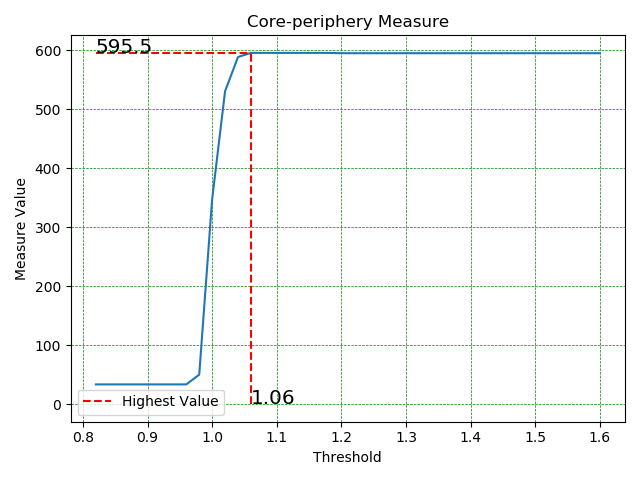
#> input picture 2. 2021年学习/1. 理想化的core-periphery/正常和新冠/1.png, 640 x 480 px, found by its file name
$ python '6. quadtree variance.py'
#> lines starting #> are read from the running program, lines starting #| are printed output that depends on the picture; long printed decimals are rounded
from numpy import array
import cv2
import numpy as np
import matplotlib.pyplot as plt

# Definition for a QuadTree node.
class Node:
    def __init__(self, val, isLeaf, topLeft, topRight, bottomLeft, bottomRight):
        self.val = val
        self.isLeaf = isLeaf
        self.topLeft = topLeft
        self.topRight = topRight
        self.bottomLeft = bottomLeft
        self.bottomRight = bottomRight

class Solution:
    def construct(self, grid, all_grid):
        """
        :type grid: List[List[int]]
        :rtype: Node
        """
        mean, stddv = cv2.meanStdDev(grid)
        root = Node('*', True, None, None, None, None)
        """
        if len(grid) == 1:
            root.isLeaf = True
            root.val = True if stddv <= 0.5 else False
            all_grid.append(grid)  #将只有一个元素的点加进来
        """

        if stddv <= 3:  # 均方差等于零，那么就代表已经分到单个像素级别了，或者stddv <= 0.8, 分到2*2，就不再划分
            root.isLeaf = True
            root.val = True     #或者是直接等于零，分到一个像素位置
            all_grid.append(grid)  #将所有元素像素值都相等的grid添加进来
        else:  # 并非所有值相等
            halfLength = len(grid) // 2  # 使用 // 表示整除
            root.isLeaf = False  # 如果网格中有值不相等，这个节点就不是叶子节点
            # 使用array来完成二维数组的切片
            root.topLeft, tl_all_grid = self.construct(np.array(grid)[:halfLength, :halfLength], all_grid)
            root.topRight, tr_all_grid = self.construct(np.array(grid)[:halfLength, halfLength:], all_grid)
            root.bottomLeft, bl_all_grid = self.construct(np.array(grid)[halfLength:, :halfLength], all_grid)
            root.bottomRight, br_all_grid = self.construct(np.array(grid)[halfLength:, halfLength:], all_grid)

        return root, all_grid

if __name__ == '__main__':

    img = cv2.imread(r"C:\Users\Yan\Desktop\testdata\COVID-19\1.png", 0)
#> img: shape (480, 640); min 0, max 255, mean 247.4
    img1 = cv2.imread(r"C:\Users\Yan\Desktop\COVID-19\COVID-19\COVID-19 (2).png", 0)
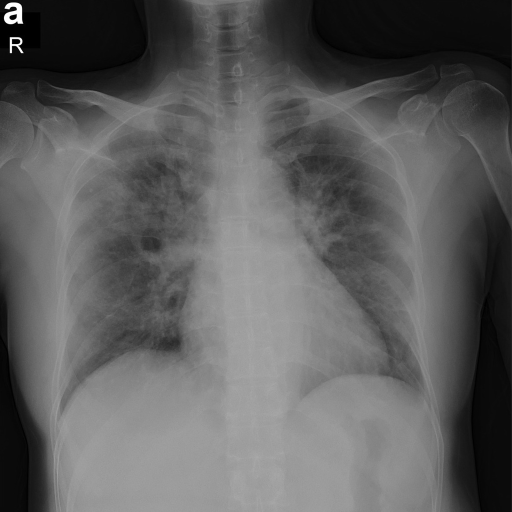
#> input picture 3.2022年学习/FractralDimensionSoftware/COVID-19-c/COVID-19/COVID-19 (2).png, 1024 x 1024 px, found by its file name (shown at 1/2 size)
#> img1 is the input picture: shape (1024, 1024); min 0, max 255, mean 93.8
    #img = cv2.imread(r"C:\Users\Yan\Desktop\128.png", 0)
    plt.imshow(img, "gray")
    plt.show()
    img = cv2.resize(img, (512, 512), interpolation=cv2.INTER_CUBIC) #双新兴差值法对图像进行缩放
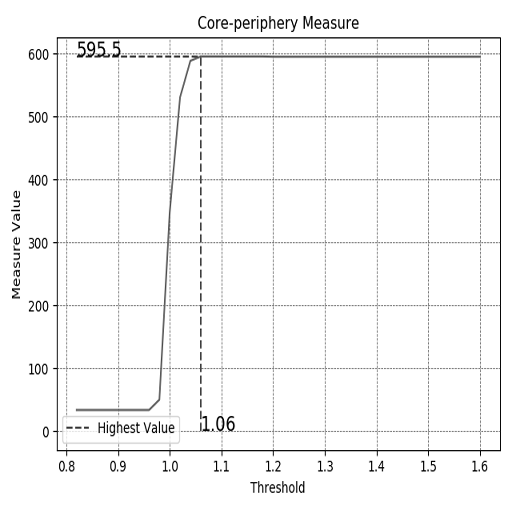
#> img: shape (512, 512); min 0, max 255, mean 247
    #img1 = cv2.resize(img1, (512, 512), interpolation=cv2.INTER_CUBIC) #双新兴差值法对图像进行缩放

    plt.imshow(img, "gray")
    plt.show()
    mean, stddv = cv2.meanStdDev(img)
#> mean = [247]; stddv = [33.64]
    print("stddv:", stddv)
#| stddv: [[33.635]]
    mean1, stddv1 = cv2.meanStdDev(img1)
#> mean1 = [93.83]; stddv1 = [48.79]
    print("stddv1:", stddv1)
#| stddv1: [[48.787]]
    S = Solution()
    all_grid = []
    all_grid1 = []
    root, all_grid = S.construct(img, all_grid)
#> in construct, `mean, stddv = cv2.meanStdDev(grid)`: mean = [247]; stddv = [33.64]
#> in construct, `halfLength = len(grid) // 2`: halfLength = 256
#> in construct (call 2), `mean, stddv = cv2.meanStdDev(grid)`: mean = [245.2]; stddv = [36.66]
#> in construct (call 2), `mean, stddv = cv2.meanStdDev(grid)`:
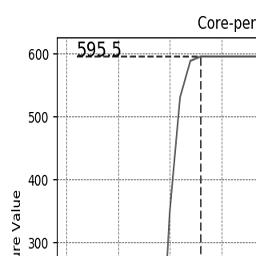
#> grid: shape (256, 256); min 0, max 255, mean 245.2
#> in construct (call 2), `halfLength = len(grid) // 2`: halfLength = 128
#> in construct (call 3), `mean, stddv = cv2.meanStdDev(grid)`: mean = [244.2]; stddv = [41.07]
#> in construct (call 3), `mean, stddv = cv2.meanStdDev(grid)`:
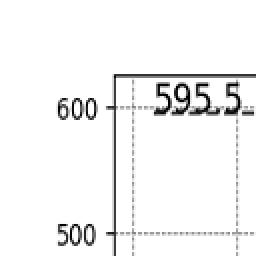
#> grid: shape (128, 128) (shown 2 times larger); min 0, max 255, mean 244.2
#> in construct (call 3), `halfLength = len(grid) // 2`: halfLength = 64
#> in construct (call 4), `mean, stddv = cv2.meanStdDev(grid)`: mean = [247.5]; stddv = [35.73]
#> in construct (call 4), `mean, stddv = cv2.meanStdDev(grid)`:
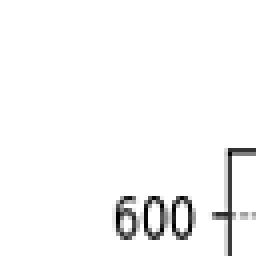
#> grid: shape (64, 64) (shown 4 times larger); min 0, max 255, mean 247.5
#> in construct (call 4), `halfLength = len(grid) // 2`: halfLength = 32
#> in construct (call 5), `mean, stddv = cv2.meanStdDev(grid)`: grid: shape (32, 32); every value is 255
#> in construct (call 4), `root.topLeft, tl_all_grid = self.construct(np.array(grid)[:halfLength,..`: tl_all_grid = 1 item
#> in construct (call 4), `root.topRight, tr_all_grid = self.construct(np.array(grid)[:halfLength..`: tr_all_grid = 2 items
#> in construct (call 7), `mean, stddv = cv2.meanStdDev(grid)`: mean = [250.9]; stddv = [26.48]
#> in construct (call 7), `mean, stddv = cv2.meanStdDev(grid)`:
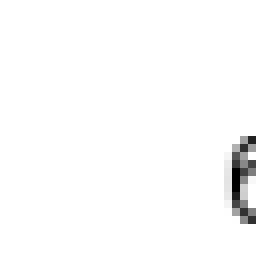
#> grid: shape (32, 32) (shown 8 times larger); min 0, max 255, mean 250.9
#> in construct (call 7), `halfLength = len(grid) // 2`: halfLength = 16
#> in construct (call 7), `root.topLeft, tl_all_grid = self.construct(np.array(grid)[:halfLength,..`: tl_all_grid = 3 items
#> in construct (call 7), `root.topRight, tr_all_grid = self.construct(np.array(grid)[:halfLength..`: tr_all_grid = 4 items
#> in construct (call 7), `root.bottomLeft, bl_all_grid = self.construct(np.array(grid)[halfLengt..`: bl_all_grid = 5 items
#> in construct (call 4), `root.bottomLeft, bl_all_grid = self.construct(np.array(grid)[halfLengt..`: bl_all_grid = 57 items
#> in construct (call 4), `root.bottomRight, br_all_grid = self.construct(np.array(grid)[halfLeng..`: br_all_grid = 397 items
#> in construct (call 3), `root.topRight, tr_all_grid = self.construct(np.array(grid)[:halfLength..`: tr_all_grid = 1547 items
#> in construct (call 3), `root.bottomLeft, bl_all_grid = self.construct(np.array(grid)[halfLengt..`: bl_all_grid = 1992 items
#> in construct (call 3), `root.bottomRight, br_all_grid = self.construct(np.array(grid)[halfLeng..`: br_all_grid = 2524 items
#> in construct (call 2), `root.topRight, tr_all_grid = self.construct(np.array(grid)[:halfLength..`: tr_all_grid = 6155 items
#> in construct (call 2), `root.bottomLeft, bl_all_grid = self.construct(np.array(grid)[halfLengt..`: bl_all_grid = 8829 items
#> in construct (call 2), `root.bottomRight, br_all_grid = self.construct(np.array(grid)[halfLeng..`: br_all_grid = 11536 items
#> in construct, `root.topRight, tr_all_grid = self.construct(np.array(grid)[:halfLength..`: tr_all_grid = 21902 items
#> in construct, `root.bottomLeft, bl_all_grid = self.construct(np.array(grid)[halfLengt..`: bl_all_grid = 32832 items
#> in construct, `root.bottomRight, br_all_grid = self.construct(np.array(grid)[halfLeng..`: br_all_grid = 40645 items
#> all_grid = 40645 items
    root1, all_grid1 = S.construct(img1, all_grid1)
#> all_grid1 = 77776 items
    #print(all_grid)
    y = []
    count1 = count2 = count3 = count4 = count5 = count6 = count7 = count8 = count9 = count10 = 0
    for i in range(len(all_grid)):
        #print(all_grid[i])
        #print("="*10)
        if len(all_grid[i]) == 512:
            count1 += 1
        if len(all_grid[i]) == 256:
            count2 += 1
        if len(all_grid[i]) == 128:
            count3 += 1
        if len(all_grid[i]) == 64:
            count4 += 1
        if len(all_grid[i]) == 32:
            count5 += 1
        if len(all_grid[i]) == 16:
            count6 += 1
        if len(all_grid[i]) == 8:
            count7 += 1
            #print(count7)
        if len(all_grid[i]) == 4:
            count8 += 1
        if len(all_grid[i]) == 2:
            count9 += 1
        if len(all_grid[i]) == 1:
            count10 += 1
#> this loop made 40645 passes
#> count5 on passes 1 to 2: 1, 2
#> after the loop, count1 = 0; count10 = 32864; count2 = 0; count3 = 0; count4 = 0; count5 = 58; count6 = 234; count7 = 884; count8 = 2249; count9 = 4356

    y.append(count1), y.append(count2), y.append(count3), y.append(count4), y.append(count5), y.append(count6)
    y.append(count7), y.append(count8), y.append(count9), y.append(count10)
    print("y:", len(y), y)
#| y: 10 [0, 0, 0, 0, 58, 234, 884, 2249, 4356, 32864]
    x = [x for x in range(10)]
    print("x:", len(x), x)

    y1 = []
    count1 = count2 = count3 = count4 = count5 = count6 = count7 = count8 = count9 = count10 = 0
    for i in range(len(all_grid)):
        # print(all_grid[i])
        # print("="*10)
        if len(all_grid1[i]) == 512:
            count1 += 1
        if len(all_grid1[i]) == 256:
            count2 += 1
        if len(all_grid1[i]) == 128:
            count3 += 1
        if len(all_grid1[i]) == 64:
            count4 += 1
        if len(all_grid1[i]) == 32:
            count5 += 1
        if len(all_grid1[i]) == 16:
            count6 += 1
        if len(all_grid1[i]) == 8:
            count7 += 1
            # print(count7)
        if len(all_grid1[i]) == 4:
            count8 += 1
        if len(all_grid1[i]) == 2:
            count9 += 1
        if len(all_grid1[i]) == 1:
            count10 += 1
#> this loop made 40645 passes
#> after the loop, count1 = 0; count10 = 19404; count2 = 0; count3 = 2; count4 = 3; count5 = 30; count6 = 282; count7 = 1622; count8 = 5799; count9 = 13503

    y1.append(count1), y1.append(count2), y1.append(count3), y1.append(count4), y1.append(count5), y1.append(count6)
    y1.append(count7), y1.append(count8), y1.append(count9), y1.append(count10)
    print("y1:", len(y1), y1)
#| y1: 10 [0, 0, 2, 3, 30, 282, 1622, 5799, 13503, 19404]
    x = [x for x in range(10)]
    print("x:", len(x), x)

    """
    plt.bar(left=x, height=y, width=0.2, alpha=0.8, color="purple")
    plt.ylim(0, 25000)
    plt.xlabel("Pixel gray value")
    plt.xticks([index + 0.2 for index in x], x)
    plt.ylabel("Number of pixels")
    plt.show()
    """
